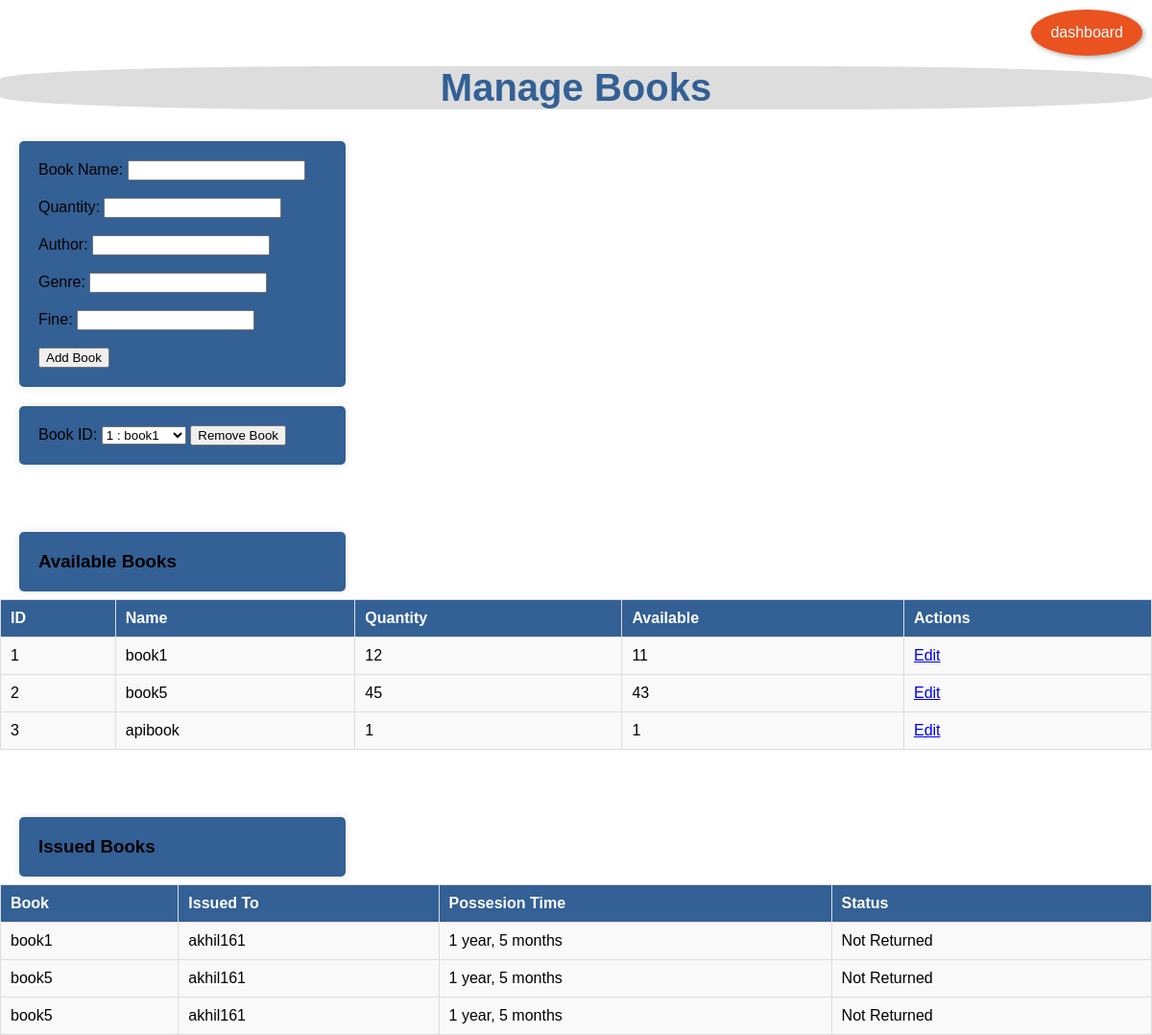
Before: /manage_books/ (signed in) with the older database file.
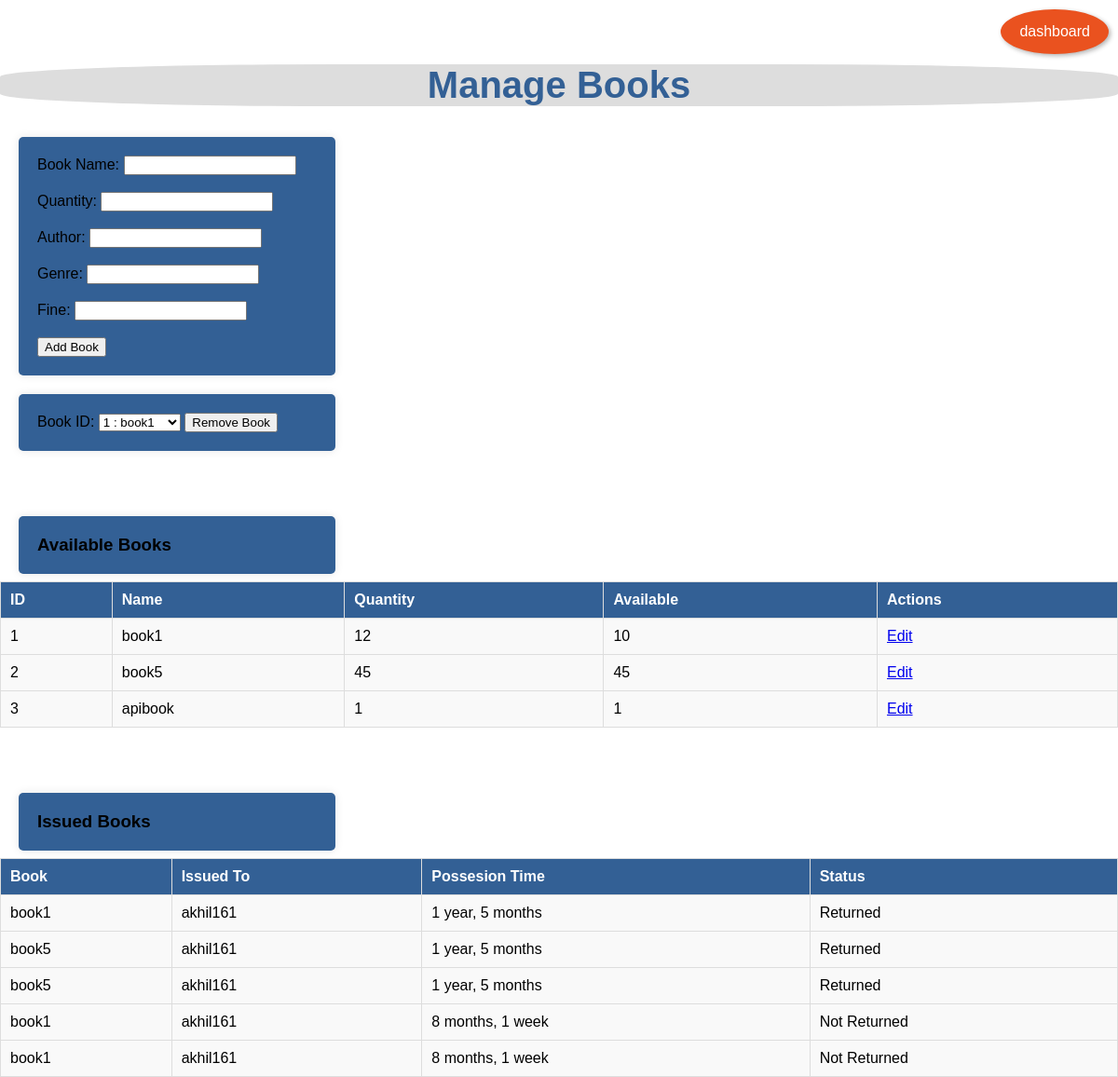
After: the same page with the newer database file.
### Home/models.py (models this page shows, shortened)
class Books(models.Model):
    Bid = models.AutoField(primary_key=True)
    book_name = models.CharField(max_length=200, null=False)
    quantity = models.PositiveIntegerField()
    author = models.TextField(default='anonymous', null=False)
    genre = models.TextField(null=True, default='unknown')
    fine = models.PositiveSmallIntegerField(null=False, default=50)
    available_quantity = models.PositiveIntegerField(default=0)

class Issued(models.Model):
    Issue_No = models.AutoField(primary_key=True)
    user = models.ForeignKey(User, on_delete=models.CASCADE, null=True, blank=True)
    book = models.ForeignKey(Books, on_delete=models.CASCADE)
    days = models.PositiveIntegerField(default=10)
    submit = models.BooleanField(default=False)
    create = models.DateTimeField(auto_now_add=True)
    class Meta:
        ordering = ['user']

### Home/views.py (the view, shortened to what this page needs)
# urls.py: path('manage_books/', views.manage_books, name='manage_books'),
@login_required
@user_passes_test(is_superuser)
def manage_books(request: HttpRequest) -> HttpResponse:
    books = Books.objects.annotate(
        active_issues=Count('issued', filter=Q(issued__submit=False))
    )
    for book in books:
        book.available_quantity = book.quantity - book.active_issues
    message = request.session.get('message')
    if message:
        del request.session['message']
    selected_book = request.GET.get('book', 'all')
    selected_user = request.GET.get('user', 'all')
    issued_books = Issued.objects.select_related('book', 'user').all()
    if selected_book != 'all':
        issued_books = issued_books.filter(book=selected_book)
    if selected_user != 'all':
        issued_books = issued_books.filter(user=selected_user)
    return render(request, 'user/manage_books.html', {
        'books': books,
        'issued_books': issued_books,
        'available_books': books,
        'all_books': Books.objects.all(),
        'all_users': User.objects.all()
    })

### Home/views.py (called while the page is built)
def is_superuser(user: User) -> bool:
    return user.is_superuser

### templates/user/manage_books.html (shortened to what this page needs)
<!DOCTYPE html>
<html>
      {% load static %}
      <link rel="stylesheet" href="{% static 'style.css' %}">
<head>
    <br>
    <a class="floating-button" href="{% url 'dashboard' %}">dashboard</a>
    <br>
</head>
<body style="overflow: scroll;">
    <h2>Manage Books</h2>
    <form method="post">
        <label for="book_name">Book Name:</label>
        <input type="text" name="book_name" required><br><br>
        <label for="quantity">Quantity:</label>
        <input type="number" name="quantity" required><br><br>
        <label for="author">Author:</label>
        <input type="text" name="author" required><br><br>
        <label for="genre">Genre:</label>
        <input type="text" name="genre"><br><br>
        <label for="fine">Fine:</label>
        <input type="number" name="fine" required><br><br>
        <button type="submit" name="add_book">Add Book</button>
    </form>
    <form method="post">
        <label for="book_id">Book ID:</label>
        <select name="book_id">
            {% for book in books %}
                <option value="{{ book.Bid }}">{{ book.Bid }} : {{ book.book_name }}</option>
            {% endfor %}
        </select>
        <button type="submit" name="remove_book">Remove Book</button>
    </form>
    <h3>Available Books</h3><br>
    <table>
        <thead>
            <tr>
                <th>ID</th>
                <th>Name</th>
                <th>Quantity</th>
                <th>Available</th>
                <th>Actions</th>
            </tr>
        </thead>
        <tbody>
            {% for book in available_books %}
                <tr>
                    <td>{{ book.Bid }}</td>
                    <td>{{ book.book_name }}</td>
                    <td>{{ book.quantity }}</td>
                    <td>{{ book.available_quantity }}</td>
                    <td><a href="{% url 'edit_book' pk=book.pk %}">Edit</a></td>
                </tr>
            {% endfor %}
        </tbody>
    </table>
    <div>
     <h3>Issued Books</h3><br>
    <table>
      <thead>
        <tr>
          <th>Book</th>
          <th>Issued To</th>
          <th>Possesion Time</th>
          <th>Status</th>
        </tr>
      </thead>
      <tbody>
        {% for issued_book in issued_books %}
          <tr>
            <td>{{ issued_book.book.book_name }}</td>
            <td>{{ issued_book.user }}</td>
            <td>{{ issued_book.create|timesince }}</td>
            <td>{% if issued_book.submit %}Returned{% else %}Not Returned{% endif %}</td>
          </tr>
        {% endfor %}
      </tbody>
    </table>
    </div>
</body>
</html>

### static/style.css (style rules this page uses)
body { background-image: url("https://plus.unsplash.com/premium_photo-1677567996070-68fa4181775a?q=80&w=2072&auto=format&fit=crop&ixlib=rb-4.0.3&ixid=M3wxMjA3fDB8MHxwaG90by1wYWdlfHx8fGVufDB8fHx8fA%3D%3D"); background-size: cover; background-attachment: fixed; margin: 0; padding: 0; font-family: Arial, sans-serif; overflow: hidden; }
section,h3 { padding: 20px; background-color: #336095; margin: 20px; border-radius: 5px; box-shadow: 0 0 10px rgba(0, 0, 0, 0.1); position: relative; top: 50px; }
.floating-button { position: fixed; top: 10px; right: 10px; background-color:rgb(234, 82, 31); color: white; padding: 15px 20px; border-radius: 70%; text-decoration: none; box-shadow: 2px 2px 5px rgba(0, 0, 0, 0.3); z-index: 1000; }
table { width: 100%; border-collapse: collapse; margin-top: 20px; }
table, th, td { border: 1px solid #ddd; background-color: #f9f9f9; }
th, td { padding: 10px; text-align: left; background-color: #f9f9f9; }
th { background-color: #336095; color: white; }

### templates/user/manage_books.html (style rules this page uses)
table { width: 100%; border-collapse: collapse; margin-top: 20px; }
table, th, td { border: 1px solid #ddd; background-color: #f9f9f9; }
th, td { padding: 10px; text-align: left; background-color: #f9f9f9; }
th { background-color: #336095; color: white; }
form,h3,h1 { padding: 20px; background-color: #336095; margin: 20px; border-radius: 5px; box-shadow: 0 0 10px rgba(0, 0, 0, 0.1); position: relative; top: 1%; width: 25%; }
.floating-button { position: fixed; top: 10px; right: 10px; background-color:rgb(234, 82, 31); color: white; padding: 15px 20px; border-radius: 70%; text-decoration: none; box-shadow: 2px 2px 5px rgba(0, 0, 0, 0.3); z-index: 1000; }
h2 { text-align: center; color: #336095; font-size: 40px; background-color: #ddd; padding: auto; border-radius: 30%; }

Changed rows visible on the page:
computed for Books "book1": available_quantity "11" → "10"
computed for Books "book5": available_quantity "43" → "45"
changed Issued (number 1 of 5 on the later page): submit "Not Returned" → "Returned"
changed Issued (number 2 of 5 on the later page): submit "Not Returned" → "Returned"
changed Issued (number 3 of 5 on the later page): submit "Not Returned" → "Returned"
added Issued: book.book_name "book1", user "akhil161", create "8 months, 1 week", submit "Not Returned"
added Issued: book.book_name "book1", user "akhil161", create "8 months, 1 week", submit "Not Returned"
